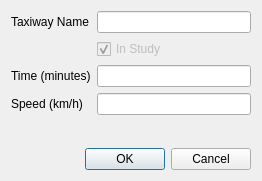
<?xml version="1.0" encoding="UTF-8"?>
<ui version="4.0">
 <class>TaxiwayDialog</class>
 <widget class="QDialog" name="TaxiwayDialog">
  <property name="geometry">
   <rect>
    <x>0</x>
    <y>0</y>
    <width>262</width>
    <height>181</height>
   </rect>
  </property>
  <property name="windowTitle">
   <string>Taxiway Editor</string>
  </property>
  <layout class="QFormLayout" name="formLayout">
   <item row="1" column="0">
    <widget class="QLabel" name="label">
     <property name="text">
      <string>Taxiway Name</string>
     </property>
    </widget>
   </item>
   <item row="1" column="1">
    <widget class="QLineEdit" name="taxiway_id">
     <property name="toolTip">
      <string>Enter a unique name for your taxiway</string>
     </property>
    </widget>
   </item>
   <item row="2" column="1">
    <widget class="QCheckBox" name="instudy">
     <property name="enabled">
      <bool>false</bool>
     </property>
     <property name="toolTip">
      <string>Enable to include the source in the study</string>
     </property>
     <property name="text">
      <string>In Study</string>
     </property>
     <property name="checked">
      <bool>true</bool>
     </property>
    </widget>
   </item>
   <item row="3" column="0">
    <widget class="QLabel" name="label_2">
     <property name="text">
      <string>Time (minutes)</string>
     </property>
    </widget>
   </item>
   <item row="3" column="1">
    <widget class="QLineEdit" name="time">
     <property name="toolTip">
      <string>Enter a time in minutes that an aircraft takes to clear this taxiway</string>
     </property>
    </widget>
   </item>
   <item row="4" column="0">
    <widget class="QLabel" name="label_3">
     <property name="text">
      <string>Speed (km/h)</string>
     </property>
    </widget>
   </item>
   <item row="4" column="1">
    <widget class="QLineEdit" name="speed">
     <property name="toolTip">
      <string>Enter the speed that the aircraft travels on this taxiway</string>
     </property>
    </widget>
   </item>
   <item row="6" column="0" colspan="2">
    <widget class="QDialogButtonBox" name="buttonBox">
     <property name="orientation">
      <enum>Qt::Horizontal</enum>
     </property>
     <property name="standardButtons">
      <set>QDialogButtonBox::Cancel|QDialogButtonBox::Ok</set>
     </property>
    </widget>
   </item>
   <item row="5" column="1">
    <spacer name="verticalSpacer">
     <property name="orientation">
      <enum>Qt::Vertical</enum>
     </property>
     <property name="sizeHint" stdset="0">
      <size>
       <width>20</width>
       <height>40</height>
      </size>
     </property>
    </spacer>
   </item>
  </layout>
 </widget>
 <tabstops>
  <tabstop>taxiway_id</tabstop>
  <tabstop>time</tabstop>
  <tabstop>speed</tabstop>
  <tabstop>buttonBox</tabstop>
 </tabstops>
 <resources/>
 <connections>
  <connection>
   <sender>buttonBox</sender>
   <signal>accepted()</signal>
   <receiver>TaxiwayDialog</receiver>
   <slot>accept()</slot>
   <hints>
    <hint type="sourcelabel">
     <x>248</x>
     <y>254</y>
    </hint>
    <hint type="destinationlabel">
     <x>157</x>
     <y>274</y>
    </hint>
   </hints>
  </connection>
  <connection>
   <sender>buttonBox</sender>
   <signal>rejected()</signal>
   <receiver>TaxiwayDialog</receiver>
   <slot>reject()</slot>
   <hints>
    <hint type="sourcelabel">
     <x>316</x>
     <y>260</y>
    </hint>
    <hint type="destinationlabel">
     <x>286</x>
     <y>274</y>
    </hint>
   </hints>
  </connection>
 </connections>
</ui>
